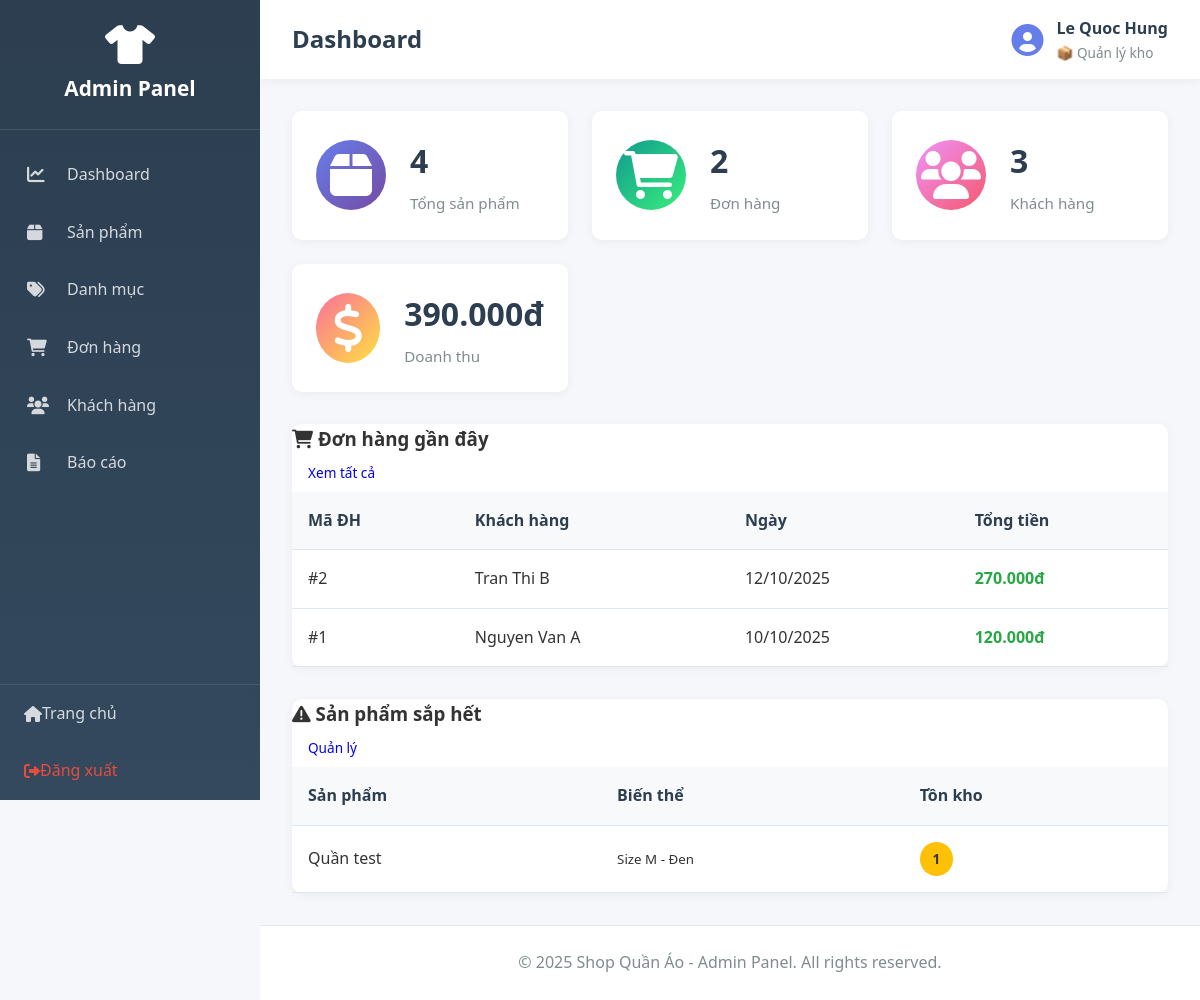
Before: /admin/index.php?action=dashboard (signed in) with the older database file.
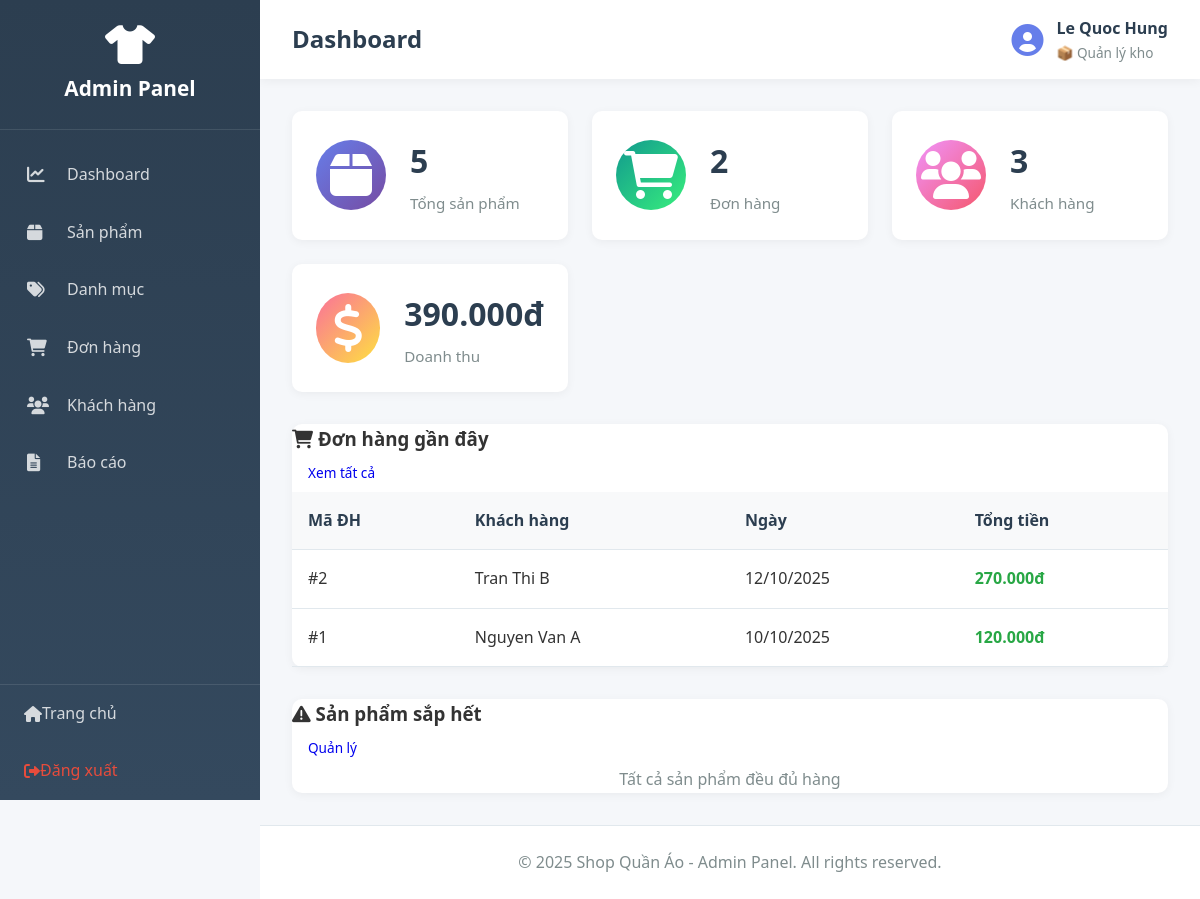
After: the same page with the newer database file.
### tables this page shows
CREATE TABLE `nhanvien` (
  `MaNV` int(11) NOT NULL,
  `HoTen` varchar(100) DEFAULT NULL,
  `TenDangNhap` varchar(50) DEFAULT NULL,
  `MatKhau` varchar(255) DEFAULT NULL,
  `Email` varchar(100) DEFAULT NULL,
  `SoDienThoai` varchar(15) DEFAULT NULL,
  `MaVaiTro` int(11) DEFAULT NULL,
  `TrangThai` varchar(20) DEFAULT 'active'
);

CREATE TABLE `vaitro` (
  `MaVaiTro` int(11) NOT NULL,
  `TenVaiTro` varchar(50) DEFAULT NULL,
  `QuyenHan` enum('ToanQuyen','NhapXuat','XemBanHang') DEFAULT NULL
);

CREATE TABLE `hoadon` (
  `MaHD` int(11) NOT NULL,
  `NgayLap` date DEFAULT NULL,
  `TongTien` decimal(10,2) DEFAULT NULL,
  `HinhThucThanhToan` varchar(50) DEFAULT NULL,
  `MaKH` int(11) DEFAULT NULL,
  `TenKH` varchar(100) DEFAULT NULL,
  `SoDienThoai` varchar(15) DEFAULT NULL,
  `DiaChi` text DEFAULT NULL,
  `MaNV` int(11) DEFAULT NULL,
  `GhiChu` text DEFAULT NULL,
  `TrangThai` varchar(50) DEFAULT 'Đang xử lý'
);

CREATE TABLE `sanpham_bienthe` (
  `MaSP_BienThe` int(11) NOT NULL,
  `MaSP` int(11) DEFAULT NULL,
  `KichThuoc` varchar(10) DEFAULT NULL,
  `MauSac` varchar(50) DEFAULT NULL,
  `GiaNhap` decimal(10,2) DEFAULT NULL,
  `GiaBan` decimal(10,2) DEFAULT NULL,
  `GiaGoc` decimal(10,2) DEFAULT NULL,
  `TonKho` int(11) DEFAULT NULL,
  `NgayCapNhat` date DEFAULT NULL
);

CREATE TABLE `sanpham` (
  `MaSP` int(11) NOT NULL,
  `TenSP` varchar(100) DEFAULT NULL,
  `MaDM` int(11) DEFAULT NULL,
  `MaTH` int(11) DEFAULT NULL,
  `XuatXu` varchar(100) DEFAULT NULL,
  `MoTa` text DEFAULT NULL,
  `HinhAnh` varchar(255) DEFAULT NULL
);

### app/controllers/AdminController.php (called while the page is built, shortened)
<?php
require_once __DIR__ . '/../../core/Controller.php';
class AdminController extends Controller {
    private $adminModel;
    public function __construct() {
        $this->adminModel = $this->model('Admin');
    }
    public function dashboard() {
        $stats = $this->adminModel->getDashboardStats();
        $data = [
            'page_title' => 'Dashboard',
            'stats' => $stats
        ];
        $this->view('admin/dashboard', $data);
    }
}
?>

### core/Model.php (called while the page is built, shortened)
<?php
class Model {
    protected $db;
    public function __construct() {
        $this->db = $this->connectDB();
    }
    private function connectDB() {
        $conn = new mysqli(DB_HOST, DB_USER, DB_PASS, DB_NAME);
        $conn->set_charset("utf8mb4");
        return $conn;
    }
    public function query($sql) {
        return $this->db->query($sql);
    }
}
?>

### app/models/Admin.php (called while the page is built, shortened)
<?php
require_once __DIR__ . '/../../core/Model.php';
class Admin extends Model {
    public function isLoggedIn() {
        return isset($_SESSION['admin_id']) && isset($_SESSION['admin_role']);
    }
    public function getCurrentAdmin() {
        $adminId = intval($_SESSION['admin_id']);
        $sql = "SELECT nv.*, vt.TenVaiTro, vt.QuyenHan
                FROM nhanvien nv
                LEFT JOIN vaitro vt ON nv.MaVaiTro = vt.MaVaiTro
                WHERE nv.MaNV = {$adminId}";
        $result = $this->query($sql);
        if ($result && $result->num_rows > 0) {
            return $result->fetch_assoc();
        }
        return null;
    }
    public function getDashboardStats() {
        $stats = [];
        $result = $this->query("SELECT COUNT(*) as total FROM sanpham");
        $stats['total_products'] = $result->fetch_assoc()['total'];
        $result = $this->query("SELECT COUNT(*) as total FROM hoadon");
        $stats['total_orders'] = $result->fetch_assoc()['total'];
        $result = $this->query("SELECT COUNT(*) as total FROM khachhang");
        $stats['total_customers'] = $result->fetch_assoc()['total'];
        $result = $this->query("SELECT SUM(TongTien) as total FROM hoadon");
        $row = $result->fetch_assoc();
        $stats['total_revenue'] = $row['total'] ?? 0;
        $result = $this->query("SELECT * FROM hoadon
                                ORDER BY NgayLap DESC
                                LIMIT 5");
        $stats['recent_orders'] = $result->fetch_all(MYSQLI_ASSOC);
        $result = $this->query("SELECT sp.TenSP, bt.KichThuoc, bt.MauSac, bt.TonKho, sp.MaSP
                                FROM sanpham_bienthe bt
                                LEFT JOIN sanpham sp ON bt.MaSP = sp.MaSP
                                WHERE bt.TonKho < 10 AND bt.TonKho > 0
                                ORDER BY bt.TonKho ASC
                                LIMIT 5");
        $stats['low_stock'] = $result->fetch_all(MYSQLI_ASSOC);
        return $stats;
    }
}
?>

### app/views/admin/dashboard.php (the view)
<?php require_once __DIR__ . '/../layouts/admin_header.php'; ?>
<div class="dashboard">
    <div class="stats-grid">
        <div class="stat-card stat-primary">
            <div class="stat-icon">
                <i class="fas fa-box fa-3x"></i>
            </div>
            <div class="stat-info">
                <h3><?php echo number_format($stats['total_products']); ?></h3>
                <p>Tổng sản phẩm</p>
            </div>
        </div>
        <div class="stat-card stat-success">
            <div class="stat-icon">
                <i class="fas fa-shopping-cart fa-3x"></i>
            </div>
            <div class="stat-info">
                <h3><?php echo number_format($stats['total_orders']); ?></h3>
                <p>Đơn hàng</p>
            </div>
        </div>
        <div class="stat-card stat-warning">
            <div class="stat-icon">
                <i class="fas fa-users fa-3x"></i>
            </div>
            <div class="stat-info">
                <h3><?php echo number_format($stats['total_customers']); ?></h3>
                <p>Khách hàng</p>
            </div>
        </div>
        <div class="stat-card stat-danger">
            <div class="stat-icon">
                <i class="fas fa-dollar-sign fa-3x"></i>
            </div>
            <div class="stat-info">
                <h3><?php echo number_format($stats['total_revenue'], 0, ',', '.'); ?>đ</h3>
                <p>Doanh thu</p>
            </div>
        </div>
    </div>
    <div class="dashboard-grid">
        <div class="dashboard-card">
            <div class="card-header">
                <h3><i class="fas fa-shopping-cart"></i> Đơn hàng gần đây</h3>
                <a href="index.php?action=orders" class="btn btn-sm">Xem tất cả</a>
            </div>
            <div class="card-body">
                <?php if (!empty($stats['recent_orders'])): ?>
                <table class="data-table">
                    <thead>
                        <tr>
                            <th>Mã ĐH</th>
                            <th>Khách hàng</th>
                            <th>Ngày</th>
                            <th>Tổng tiền</th>
                        </tr>
                    </thead>
                    <tbody>
                        <?php foreach ($stats['recent_orders'] as $order): ?>
                        <tr>
                            <td>#<?php echo $order['MaHD']; ?></td>
                            <td><?php echo htmlspecialchars($order['TenKH']); ?></td>
                            <td><?php echo date('d/m/Y', strtotime($order['NgayLap'])); ?></td>
                            <td class="text-success">
                                <strong><?php echo number_format($order['TongTien'], 0, ',', '.'); ?>đ</strong>
                            </td>
                        </tr>
                        <?php endforeach; ?>
                    </tbody>
                </table>
                <?php else: ?>
                <p class="text-center text-muted">Chưa có đơn hàng nào</p>
                <?php endif; ?>
            </div>
        </div>
        <div class="dashboard-card">
            <div class="card-header">
                <h3><i class="fas fa-exclamation-triangle"></i> Sản phẩm sắp hết</h3>
                <a href="index.php?action=products" class="btn btn-sm">Quản lý</a>
            </div>
            <div class="card-body">
                <?php if (!empty($stats['low_stock'])): ?>
                <table class="data-table">
                    <thead>
                        <tr>
                            <th>Sản phẩm</th>
                            <th>Biến thể</th>
                            <th>Tồn kho</th>
                        </tr>
                    </thead>
                    <tbody>
                        <?php foreach ($stats['low_stock'] as $item): ?>
                        <tr>
                            <td><?php echo htmlspecialchars($item['TenSP']); ?></td>
                            <td>
                                <small>Size <?php echo $item['KichThuoc']; ?> - <?php echo $item['MauSac']; ?></small>
                            </td>
                            <td>
                                <span class="badge badge-warning">
                                    <?php echo $item['TonKho']; ?>
                                </span>
                            </td>
                        </tr>
                        <?php endforeach; ?>
                    </tbody>
                </table>
                <?php else: ?>
                <p class="text-center text-muted">Tất cả sản phẩm đều đủ hàng</p>
                <?php endif; ?>
            </div>
        </div>
    </div>
</div>
<?php require_once __DIR__ . '/../layouts/admin_footer.php'; ?>

### app/views/layouts/admin_header.php (shortened to what the rows shown need)
<!DOCTYPE html>
<html lang="vi">
<head>
    <link rel="stylesheet" href="../public/css/admin.css">
    <link rel="stylesheet" href="https://cdnjs.cloudflare.com/ajax/libs/font-awesome/6.0.0/css/all.min.css">
</head>
<body class="admin-panel">
    <?php
    require_once __DIR__ . '/../../models/Admin.php';
    $adminModel = new Admin();
    $currentAdmin = $adminModel->getCurrentAdmin();
    ?>
    <aside class="admin-sidebar">
        <div class="sidebar-header">
            <i class="fas fa-tshirt"></i>
            <h2>Admin Panel</h2>
        </div>
        <nav class="sidebar-nav">
            <a href="index.php?action=dashboard" class="nav-item">
                <i class="fas fa-chart-line"></i>
                <span>Dashboard</span>
            </a>
            <a href="index.php?action=products" class="nav-item">
                <i class="fas fa-box"></i>
                <span>Sản phẩm</span>
            </a>
            <a href="index.php?action=categories" class="nav-item">
                <i class="fas fa-tags"></i>
                <span>Danh mục</span>
            </a>
            <a href="index.php?action=orders" class="nav-item">
                <i class="fas fa-shopping-cart"></i>
                <span>Đơn hàng</span>
            </a>
            <a href="index.php?action=customers" class="nav-item">
                <i class="fas fa-users"></i>
                <span>Khách hàng</span>
            </a>
            <a href="index.php?action=reports" class="nav-item">
                <i class="fas fa-file-alt"></i>
                <span>Báo cáo</span>
            </a>
        </nav>
        <div class="sidebar-footer">
            <a href="../public/index.php" class="nav-item">
                <i class="fas fa-home"></i>
                <span>Trang chủ</span>
            </a>
            <a href="index.php?action=logout" class="nav-item logout">
                <i class="fas fa-sign-out-alt"></i>
                <span>Đăng xuất</span>
            </a>
        </div>
    </aside>
    <div class="admin-main">
        <header class="admin-topbar">
            <div class="topbar-left">
                <h1><?php echo $page_title ?? 'Admin Panel'; ?></h1>
            </div>
            <div class="topbar-right">
                <div class="admin-info">
                    <i class="fas fa-user-circle fa-2x"></i>
                    <div>
                        <strong><?php echo $currentAdmin['HoTen'] ?? 'Admin'; ?></strong>
                        <small>
                            <?php
                            $roleName = $currentAdmin['TenVaiTro'] ?? $_SESSION['admin_role'] ?? 'Nhân viên';
                            $permission = $currentAdmin['QuyenHan'] ?? $_SESSION['admin_permission'] ?? '';
                            $roleIcons = [
                                'ToanQuyen' => '👑',
                                'NhapXuat' => '📦',
                                'XemBanHang' => '👤'
                            ];
                            echo ($roleIcons[$permission] ?? '👤') . ' ' . htmlspecialchars($roleName);
                            ?>
                        </small>
                    </div>
                </div>
            </div>
        </header>
        <main class="admin-content">

Changed rows visible on the page:
removed sanpham_bienthe: MaSP.TenSP "Quần test", KichThuoc "M", MauSac "Đen", TonKho "1"
Other visible differences:
$stats['total_products']: "4" → "5"
text no longer shown: "Sản phẩm Biến thể Tồn kho"
text now shown: "Tất cả sản phẩm đều đủ hàng"
